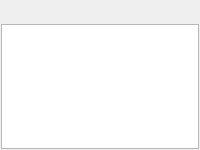
<ui version="4.0" >
 <class>trayMessageClass</class>
 <widget class="QWidget" name="trayMessageClass" >
  <property name="geometry" >
   <rect>
    <x>0</x>
    <y>0</y>
    <width>200</width>
    <height>150</height>
   </rect>
  </property>
  <property name="windowTitle" >
   <string>trayMessage</string>
  </property>
  <layout class="QGridLayout" >
   <property name="leftMargin" >
    <number>1</number>
   </property>
   <property name="topMargin" >
    <number>0</number>
   </property>
   <property name="rightMargin" >
    <number>1</number>
   </property>
   <property name="bottomMargin" >
    <number>1</number>
   </property>
   <property name="spacing" >
    <number>0</number>
   </property>
   <item row="0" column="0" >
    <widget class="QLabel" name="nickLabel" >
     <property name="minimumSize" >
      <size>
       <width>0</width>
       <height>24</height>
      </size>
     </property>
     <property name="text" >
      <string/>
     </property>
     <property name="alignment" >
      <set>Qt::AlignCenter</set>
     </property>
    </widget>
   </item>
   <item row="1" column="0" >
    <widget class="trayMessageTextField" name="textBrowser" />
   </item>
  </layout>
 </widget>
 <layoutdefault spacing="6" margin="11" />
 <customwidgets>
  <customwidget>
   <class>trayMessageTextField</class>
   <extends>QTextBrowser</extends>
   <header>protocol/oscar/icq/traymessagetextfield.h</header>
  </customwidget>
 </customwidgets>
 <resources/>
 <connections/>
</ui>
